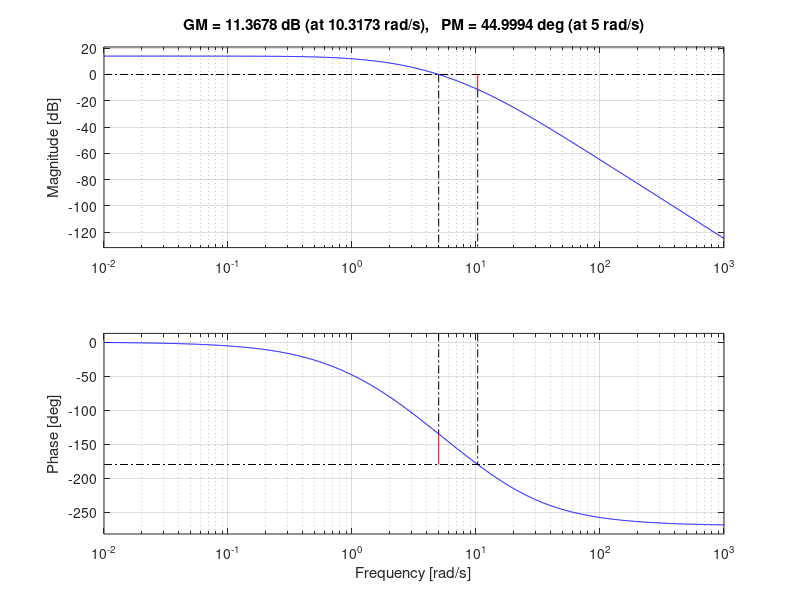
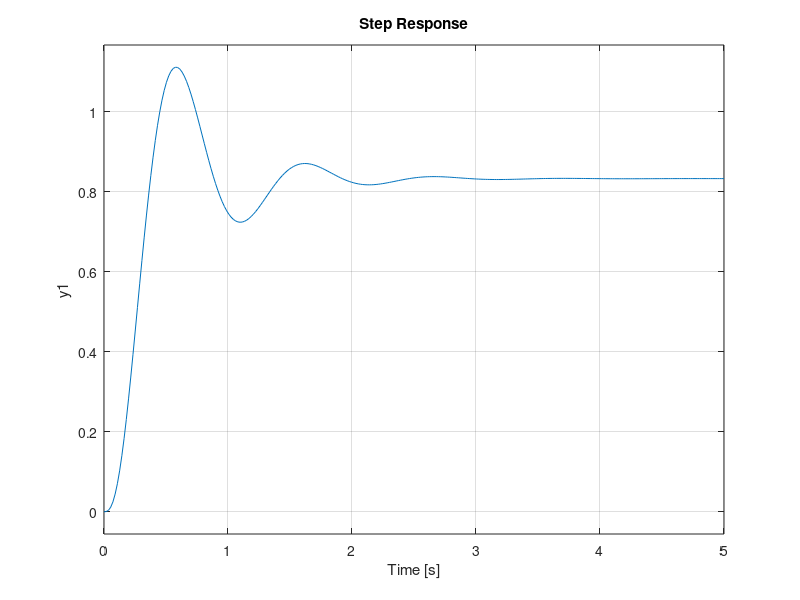

MATLAB code for these plots, in order: (Note: this script raises an error after producing the figures.)
%% PART B

s = tf('s');
Gp = 50/((s+1)*(s+2)*(s+5));
Gc = (0.7968*s+1)/(0.06895*s+1);
OLTF = Gp*Gc;
CLTF = feedback(OLTF,1);
margin(OLTF);
figure(2)
step(CLTF)
stepinfo(CLTF)

%% PART D

s = tf('s');
Gp = 50/((s+1)*(s+2)*(s+5));
Gc = (5*s+1)/(7.342*s+1);
OLTF = Gp*Gc;
CLTF = feedback(OLTF,1);
step(CLTF)
stepinfo(CLTF)
figure(2)
margin(OLTF)
[Gm,Pm,Wgm,Wpm] = margin(OLTF);
fprintf('Gain margin %.2f \n', Gm)
fprintf('Phase margin %.2f \n', Pm)


%% PART E

s = tf('s');
Gp = 50/((s+1)*(s+2)*(s+5));
Gc = (2.1213)+(0.6505*s);
OLTF = Gc*Gp;
CLTF = feedback(OLTF,1);
step(CLTF)
stepinfo(CLTF)
[Gm,Pm,Wgm,Wpm] = margin(OLTF);
figure(2)
margin(OLTF)
fprintf('Gain margin %.2f \n', Gm)
fprintf('Phase margin %.2f \n', Pm)

%% PART F -> PID is doing more stuff i.e. longer Ts (cant tune gains because it will fuck the Pm)

s = tf('s');
Gp = 50/((s+1)*(s+2)*(s+5));
Gc = 2.1213 + (0.04/s) + (0.6521*s);
OLTF = Gc*Gp;
CLTF = feedback(OLTF,1);
step(CLTF)
stepinfo(CLTF)
figure(2)
margin(OLTF)

[Gm,Pm,Wgm,Wpm] = margin(OLTF);
fprintf('Gain margin %.2f \n', Gm)
fprintf('Phase margin %.2f \n', Pm)

%% PART G

s = tf('s');
Gp = 50/((s+1)*(s+2)*(s+5));
Gc = 0.6812+(0.13624/s);
OLTF = Gc*Gp;
CLTF = feedback(OLTF,1);
step(CLTF)
stepinfo(CLTF);
[Gm,Pm,Wgm,Wpm] = margin(OLTF);
figure(2)
margin(OLTF)
fprintf('Gain margin %.2f \n', Gm)
fprintf('Phase margin %.2f \n', Pm)

%% PART H

% Part b
s = tf('s');
Gp = 50/((s+1)*(s+2)*(s+5));
 
Gcb = (0.795*s+1)/(0.0688*s+1);
OLb = Gp*Gcb;
CLb = feedback(OLb, 1);
 
% Part d
Gcd = (s+0.1)/(3.125*s+0.1);
OLd = Gp*Gcd;
CLd = feedback(OLd, 1);
 
% Part e
Gce = (2.12+0.649*s);
OLe = Gp*Gce;
CLe = feedback(OLe, 1);
 
% Part f
Gcf = (2.12+0.04/s+0.651*s);
OLf = Gp*Gcf;
CLf = feedback(OLf, 1);
 
% Part g
Gcg = (0.681+0.136/s);
OLg = Gp*Gcg;
CLg = feedback(OLg, 1);
 
% Step Response of all compensated systems   
step(CLb, CLc, CLd, CLe, CLf, CLg)
legend('Phase-lead Analytical', 'Phase-lag Analytical', 'PD', 'PID', 'PI');
ylim([0.6 1.2])
xlim([0 200])
title('Compensated System Responses')

